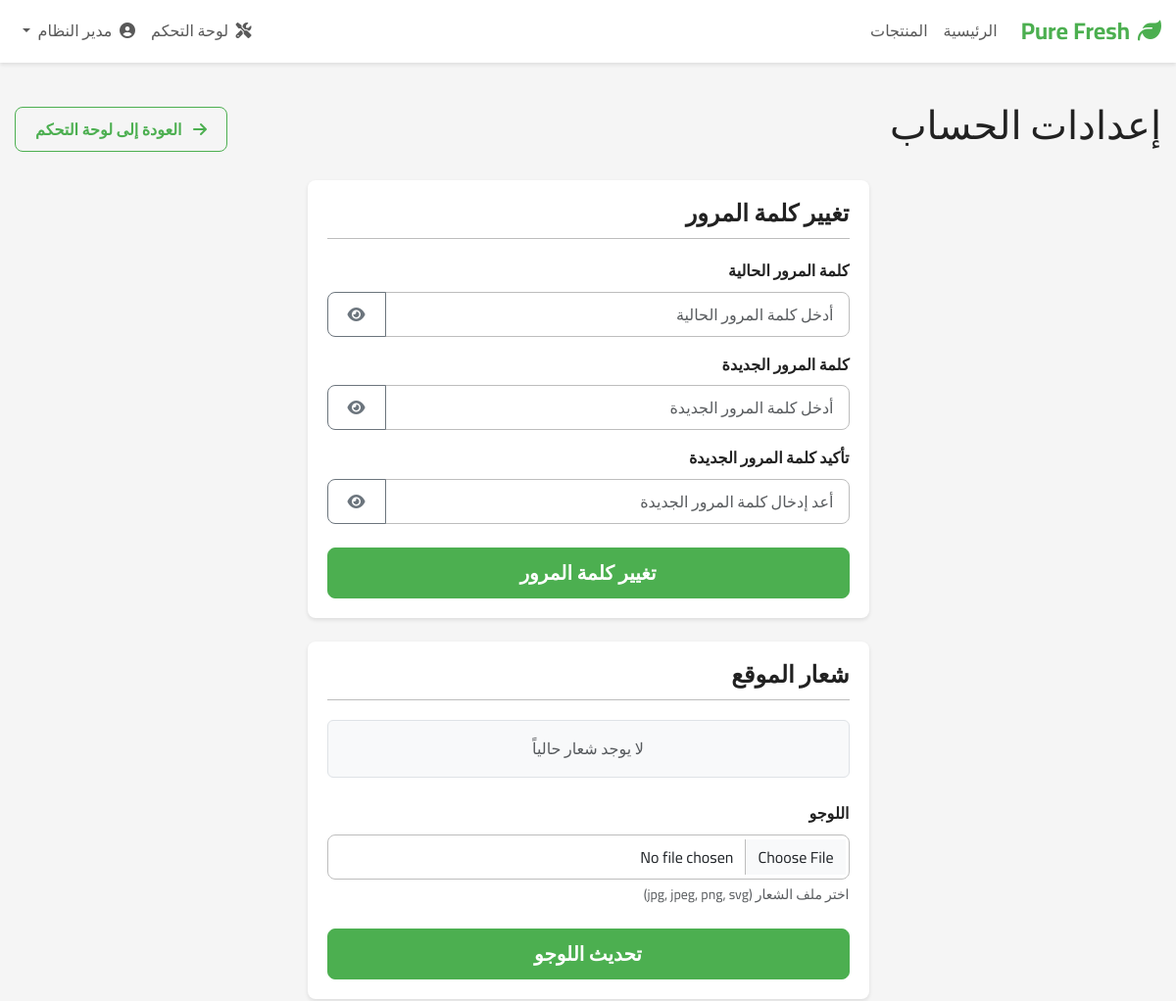
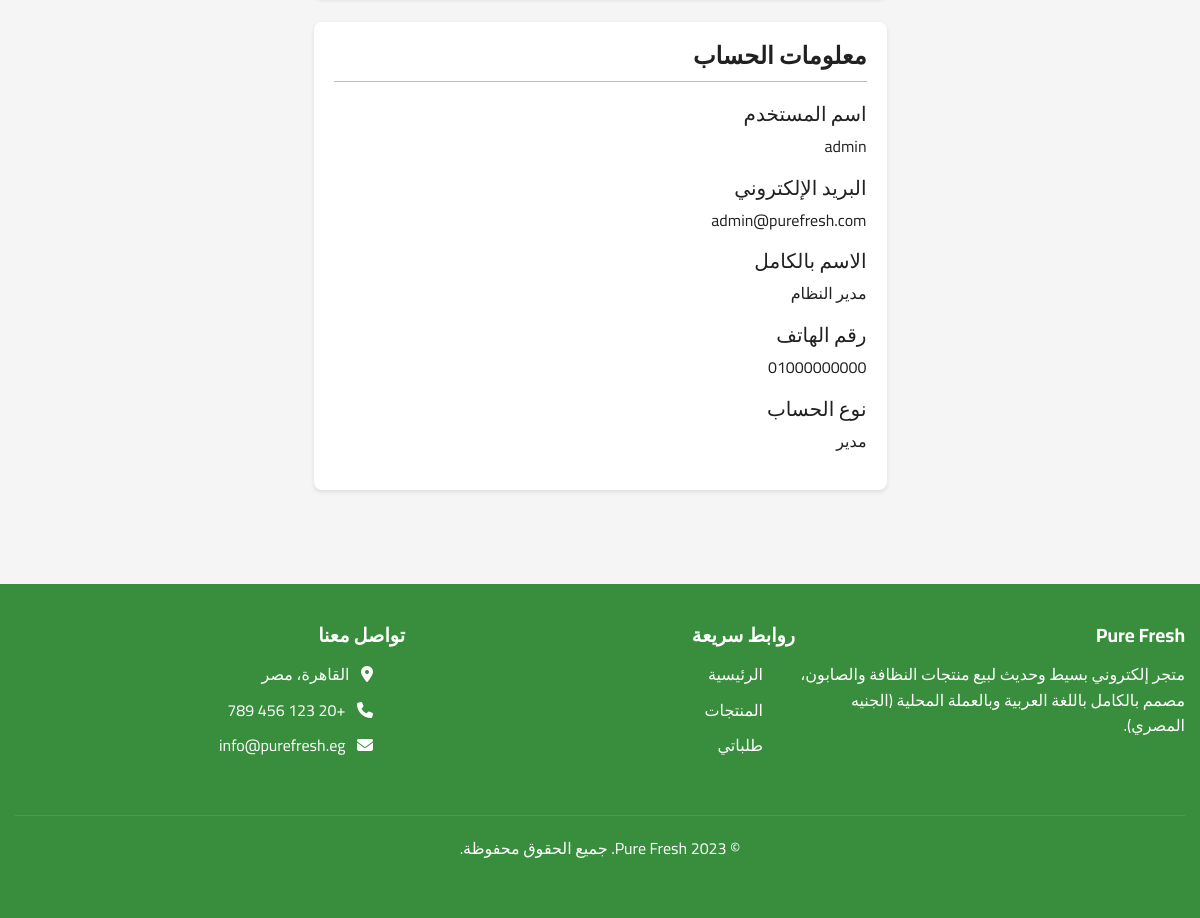
/admin/settings (signed in), run on the app's committed database (2 pictures, top to bottom).
### models.py (models this page shows)
class User(UserMixin, db.Model):
    id = db.Column(db.Integer, primary_key=True)
    username = db.Column(db.String(64), unique=True, nullable=False)
    email = db.Column(db.String(120), unique=True, nullable=False)
    password_hash = db.Column(db.String(256), nullable=False)
    full_name = db.Column(db.String(120), nullable=False)
    phone = db.Column(db.String(20), nullable=False)
    address = db.Column(db.String(256), nullable=False)
    governorate = db.Column(db.String(64), nullable=False)
    location_lat = db.Column(db.String(20), nullable=True)
    location_lng = db.Column(db.String(20), nullable=True)
    is_admin = db.Column(db.Boolean, default=False)
    created_at = db.Column(db.DateTime, default=datetime.utcnow)
    orders = db.relationship('Order', backref='customer', lazy=True)

### routes.py (the view, shortened to what this page needs)
@app.route('/admin/settings', methods=['GET', 'POST'])
@login_required
def admin_settings():
    if not current_user.is_admin:
        flash('ليس لديك صلاحية للوصول إلى لوحة التحكم', 'danger')
        return redirect(url_for('index'))
    password_form = ChangePasswordForm()
    logo_form = LogoUploadForm()
    logo_path = None
    logo_folder = app.config['UPLOAD_FOLDER_LOGO']
    return render_template('admin/settings.html',
                          password_form=password_form,
                          logo_form=logo_form,
                          logo_path=logo_path)

### forms.py
class ChangePasswordForm(FlaskForm):
    current_password = PasswordField('كلمة المرور الحالية', validators=[DataRequired(message='يرجى إدخال كلمة المرور الحالية')])
    new_password = PasswordField('كلمة المرور الجديدة', validators=[DataRequired(message='يرجى إدخال كلمة المرور الجديدة'), Length(min=6, message='كلمة المرور يجب أن تكون 6 أحرف على الأقل')])
    confirm_password = PasswordField('تأكيد كلمة المرور الجديدة', validators=[DataRequired(message='يرجى تأكيد كلمة المرور الجديدة'), EqualTo('new_password', message='كلمة المرور غير متطابقة')])
    submit = SubmitField('تغيير كلمة المرور')

class LogoUploadForm(FlaskForm):
    logo = FileField('اللوجو', validators=[
        FileRequired(message='يرجى اختيار ملف اللوجو'),
        FileAllowed(['jpg', 'jpeg', 'png', 'svg'], 'يُسمح فقط بملفات الصور (jpg, jpeg, png, svg)!')
    ])
    submit = SubmitField('تحديث اللوجو')

### models.py (called while the page is built)
@login_manager.user_loader
def load_user(user_id):
    return User.query.get(int(user_id))

### routes.py (called while the page is built, shortened)
@app.before_request
def setup_globals():
    logo_path = None
    logo_folder = app.config['UPLOAD_FOLDER_LOGO']
    g.logo_path = logo_path

### templates/admin/settings.html (shortened to what this page needs)
{% extends "layout.html" %}
{% block content %}
<div class="container">
    <div class="d-flex justify-content-between align-items-center mb-4">
        <h1>إعدادات الحساب</h1>
        <a href="{{ url_for('admin_dashboard') }}" class="btn btn-outline-primary">
            <i class="fas fa-arrow-right me-2"></i> العودة إلى لوحة التحكم
        </a>
    </div>
    <div class="row justify-content-center">
        <div class="col-lg-6">
            <div class="admin-card">
                <h2 class="admin-card-title">تغيير كلمة المرور</h2>
                <form method="POST" action="{{ url_for('admin_settings') }}">
                    <div class="mb-3">
                        <label for="current_password" class="form-label">{{ password_form.current_password.label }}</label>
                        <div class="input-group">
                            {{ password_form.current_password(class="form-control", placeholder="أدخل كلمة المرور الحالية") }}
                            <button class="btn btn-outline-secondary toggle-password" type="button" data-target="current_password">
                                <i class="fas fa-eye"></i>
                            </button>
                        </div>
                    </div>
                    <div class="mb-3">
                        <label for="new_password" class="form-label">{{ password_form.new_password.label }}</label>
                        <div class="input-group">
                            {{ password_form.new_password(class="form-control", placeholder="أدخل كلمة المرور الجديدة") }}
                            <button class="btn btn-outline-secondary toggle-password" type="button" data-target="new_password">
                                <i class="fas fa-eye"></i>
                            </button>
                        </div>
                    </div>
                    <div class="mb-3">
                        <label for="confirm_password" class="form-label">{{ password_form.confirm_password.label }}</label>
                        <div class="input-group">
                            {{ password_form.confirm_password(class="form-control", placeholder="أعد إدخال كلمة المرور الجديدة") }}
                            <button class="btn btn-outline-secondary toggle-password" type="button" data-target="confirm_password">
                                <i class="fas fa-eye"></i>
                            </button>
                        </div>
                    </div>
                    <div class="d-grid gap-2 mt-4">
                        {{ password_form.submit(class="btn btn-primary btn-lg") }}
                    </div>
                </form>
            </div>
            <div class="admin-card mt-4">
                <h2 class="admin-card-title">شعار الموقع</h2>
                {% if logo_path %}
                <div class="mb-4 text-center border p-3 rounded">
                    <img src="{{ url_for('static', filename=logo_path) }}" alt="شعار الموقع" style="max-height: 150px; max-width: 100%;">
                </div>
                {% else %}
                <div class="mb-4 text-center border p-3 rounded bg-light">
                    <div class="text-muted">لا يوجد شعار حالياً</div>
                </div>
                {% endif %}
                <form method="POST" action="{{ url_for('admin_settings') }}" enctype="multipart/form-data">
                    <div class="mb-3">
                        <label for="logo" class="form-label">{{ logo_form.logo.label }}</label>
                        {{ logo_form.logo(class="form-control") }}
                        <div class="form-text">اختر ملف الشعار (jpg, jpeg, png, svg)</div>
                    </div>
                    <div class="d-grid gap-2 mt-4">
                        {{ logo_form.submit(class="btn btn-primary btn-lg") }}
                    </div>
                </form>
            </div>
            <div class="admin-card mt-4">
                <h2 class="admin-card-title">معلومات الحساب</h2>
                <div class="mb-3">
                    <h5>اسم المستخدم</h5>
                    <p>{{ current_user.username }}</p>
                </div>
                <div class="mb-3">
                    <h5>البريد الإلكتروني</h5>
                    <p>{{ current_user.email }}</p>
                </div>
                <div class="mb-3">
                    <h5>الاسم بالكامل</h5>
                    <p>{{ current_user.full_name }}</p>
                </div>
                <div class="mb-3">
                    <h5>رقم الهاتف</h5>
                    <p>{{ current_user.phone }}</p>
                </div>
                <div class="mb-3">
                    <h5>نوع الحساب</h5>
                    <p>مدير</p>
                </div>
            </div>
        </div>
    </div>
</div>
{% endblock %}

### templates/layout.html (shortened to what this page needs)
<!DOCTYPE html>
<html lang="ar" dir="rtl">
<head>
    <link rel="stylesheet" href="https://cdn.jsdelivr.net/npm/bootstrap@5.3.0/dist/css/bootstrap.rtl.min.css">
    <link rel="stylesheet" href="https://cdnjs.cloudflare.com/ajax/libs/font-awesome/6.4.0/css/all.min.css">
    <link rel="stylesheet" href="https://cdn.jsdelivr.net/npm/flatpickr/dist/flatpickr.min.css">
    <link rel="stylesheet" href="https://cdn.jsdelivr.net/npm/flatpickr/dist/themes/material_green.css">
    <link rel="stylesheet" href="{{ url_for('static', filename='css/style.css') }}">
</head>
<body>
    <nav class="navbar navbar-expand-lg navbar-light sticky-top">
        <div class="container">
            <a class="navbar-brand" href="{{ url_for('index') }}">
                {% if logo_path %}
                    <img src="{{ url_for('static', filename=logo_path) }}" alt="Pure Fresh" style="height: 40px;">
                {% else %}
                    <i class="fas fa-leaf me-2"></i>Pure Fresh
                {% endif %}
            </a>
            <div class="collapse navbar-collapse" id="navbarNav">
                <ul class="navbar-nav me-auto">
                    <li class="nav-item">
                        <a class="nav-link {% if request.path == '/' %}active{% endif %}" href="{{ url_for('index') }}">الرئيسية</a>
                    </li>
                    <li class="nav-item">
                        <a class="nav-link {% if request.path == '/products' %}active{% endif %}" href="{{ url_for('product_list') }}">المنتجات</a>
                    </li>
                </ul>
                <ul class="navbar-nav ms-auto">
                    {% if current_user.is_authenticated %}
                        {% if current_user.is_admin %}
                            <li class="nav-item">
                                <a class="nav-link" href="{{ url_for('admin_dashboard') }}">
                                    <i class="fas fa-tools me-1"></i> لوحة التحكم
                                </a>
                            </li>
                        {% endif %}
                        <li class="nav-item dropdown">
                            <a class="nav-link dropdown-toggle" href="#" id="navbarDropdown" role="button" data-bs-toggle="dropdown" aria-expanded="false">
                                <i class="fas fa-user-circle me-1"></i> {{ current_user.full_name }}
                            </a>
                        </li>
                    {% endif %}
                </ul>
            </div>
        </div>
    </nav>
    <main class="py-4">
        {% block content %}{% endblock %}
    </main>
    <footer>
        <div class="container">
            <div class="footer-content">
                <div class="footer-column">
                    <h3>Pure Fresh</h3>
                    <p>متجر إلكتروني بسيط وحديث لبيع منتجات النظافة والصابون، مصمم بالكامل باللغة العربية وبالعملة المحلية (الجنيه المصري).</p>
                </div>
                <div class="footer-column">
                    <h3>روابط سريعة</h3>
                    <ul>
                        <li><a href="{{ url_for('index') }}">الرئيسية</a></li>
                        <li><a href="{{ url_for('product_list') }}">المنتجات</a></li>
                        {% if current_user.is_authenticated %}
                            <li><a href="{{ url_for('order_list') }}">طلباتي</a></li>
                        {% else %}
                            <li><a href="{{ url_for('login') }}">تسجيل الدخول</a></li>
                            <li><a href="{{ url_for('register') }}">التسجيل</a></li>
                        {% endif %}
                    </ul>
                </div>
                <div class="footer-column">
                    <h3>تواصل معنا</h3>
                    <ul>
                        <li><i class="fas fa-map-marker-alt me-2"></i> القاهرة، مصر</li>
                        <li><i class="fas fa-phone me-2"></i> +20 123 456 789</li>
                        <li><i class="fas fa-envelope me-2"></i> info@purefresh.eg</li>
                    </ul>
                </div>
            </div>
            <div class="footer-bottom">
                <p>&copy; 2023 Pure Fresh. جميع الحقوق محفوظة.</p>
            </div>
        </div>
    </footer>
</body>
</html>

### static/css/style.css (style rules this page uses)
:root { --primary-color: #4CAF50; --primary-dark: #388E3C; --primary-light: #C8E6C9; --accent-color: #FF9800; --text-color: #212121; --text-secondary: #757575; --divider-color: #BDBDBD; --error-color: #F44336; --success-color: #4CAF50; --warning-color: #FFC107; --info-color: #2196F3; --bg-light: #F5F5F5; --white: #FFFFFF; }
* { margin: 0; padding: 0; box-sizing: border-box; }
html { direction: rtl; }
body { font-family: 'Cairo', sans-serif; background-color: var(--bg-light); color: var(--text-color); line-height: 1.6; }
a { text-decoration: none; color: var(--primary-color); transition: color 0.3s ease; }
.container { width: 100%; max-width: 1200px; margin: 0 auto; padding: 0 15px; }
.navbar { background-color: var(--white); box-shadow: 0 2px 4px rgba(0, 0, 0, 0.1); }
.navbar-brand { font-size: 1.5rem; font-weight: 700; color: var(--primary-color); }
.nav-link { font-weight: 500; }
.form-control { padding: 10px 15px; border-radius: 8px; border: 1px solid var(--divider-color); font-family: 'Cairo', sans-serif; }
.form-label { font-weight: 600; margin-bottom: 8px; }
.btn { padding: 10px 20px; border-radius: 8px; font-weight: 600; transition: all 0.3s ease; }
.btn-primary { background-color: var(--primary-color); border-color: var(--primary-color); }
.btn-outline-primary { color: var(--primary-color); border-color: var(--primary-color); }
.admin-card { background-color: var(--white); border-radius: 8px; padding: 20px; box-shadow: 0 2px 4px rgba(0, 0, 0, 0.1); margin-bottom: 20px; }
.admin-card-title { font-size: 1.5rem; font-weight: 700; margin-bottom: 20px; padding-bottom: 10px; border-bottom: 1px solid var(--divider-color); }
footer { background-color: var(--primary-dark); color: var(--white); padding: 40px 0; margin-top: 50px; }
.footer-content { display: flex; flex-wrap: wrap; justify-content: space-between; }
.footer-column { flex: 1; min-width: 200px; margin-bottom: 20px; }
.footer-column h3 { font-size: 1.2rem; margin-bottom: 15px; font-weight: 700; }
.footer-column ul { list-style: none; }
.footer-column ul li { margin-bottom: 10px; }
.footer-column a { color: var(--white); }
.footer-bottom { text-align: center; padding-top: 20px; margin-top: 20px; border-top: 1px solid rgba(255, 255, 255, 0.1); }
.me-auto { margin-left: auto !important; margin-right: 0 !important; }
.ms-auto { margin-right: auto !important; margin-left: 0 !important; }
.me-2 { margin-left: 0.5rem !important; margin-right: 0 !important; }

### data on the page
User: full_name "مدير النظام", username "admin", email "admin@purefresh.com", phone "01000000000"

### other printed values
{{ password_form.current_password.label }} "كلمة المرور الحالية"
{{ password_form.new_password.label }} "كلمة المرور الجديدة"
{{ password_form.confirm_password.label }} "تأكيد كلمة المرور الجديدة"
{{ logo_form.logo.label }} "اللوجو"
